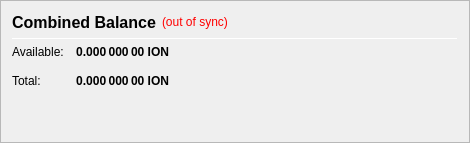
                   <widget class="QFrame" name="frame_CombinedBalances">
                    <property name="minimumSize">
                     <size>
                      <width>470</width>
                      <height>0</height>
                     </size>
                    </property>
                    <property name="frameShape">
                     <enum>QFrame::StyledPanel</enum>
                    </property>
                    <property name="frameShadow">
                     <enum>QFrame::Raised</enum>
                    </property>
                    <layout class="QVBoxLayout" name="verticalLayout_5">
                     <item>
                      <layout class="QHBoxLayout" name="horizontalLayout_5" stretch="0,0,0">
                       <item>
                        <widget class="QLabel" name="label_5z">
                         <property name="minimumSize">
                          <size>
                           <width>0</width>
                           <height>20</height>
                          </size>
                         </property>
                         <property name="font">
                          <font>
                           <pointsize>12</pointsize>
                           <weight>75</weight>
                           <bold>true</bold>
                          </font>
                         </property>
                         <property name="toolTip">
                          <string>Combined Balance (including unconfirmed and immature coins)</string>
                         </property>
                         <property name="text">
                          <string>Combined Balance</string>
                         </property>
                        </widget>
                       </item>
                       <item>
                        <widget class="QLabel" name="labelWalletStatus">
                         <property name="cursor">
                          <cursorShape>WhatsThisCursor</cursorShape>
                         </property>
                         <property name="toolTip">
                          <string>The displayed information may be out of date. Your wallet automatically synchronizes with the ION network after a connection is established, but this process has not completed yet.</string>
                         </property>
                         <property name="styleSheet">
                          <string notr="true">QLabel { color: red; }</string>
                         </property>
                         <property name="text">
                          <string notr="true">(out of sync)</string>
                         </property>
                         <property name="alignment">
                          <set>Qt::AlignLeading|Qt::AlignLeft|Qt::AlignVCenter</set>
                         </property>
                        </widget>
                       </item>
                       <item>
                        <spacer name="horizontalSpacer_1">
                         <property name="orientation">
                          <enum>Qt::Horizontal</enum>
                         </property>
                         <property name="sizeHint" stdset="0">
                          <size>
                           <width>40</width>
                           <height>20</height>
                          </size>
                         </property>
                        </spacer>
                       </item>
                      </layout>
                     </item>
                     <item>
                      <widget class="Line" name="line_CombinedBalance">
                       <property name="minimumSize">
                        <size>
                         <width>0</width>
                         <height>1</height>
                        </size>
                       </property>
                       <property name="maximumSize">
                        <size>
                         <width>16777215</width>
                         <height>1</height>
                        </size>
                       </property>
                       <property name="orientation">
                        <enum>Qt::Horizontal</enum>
                       </property>
                      </widget>
                     </item>
                     <item>
                      <layout class="QGridLayout" name="gridLayout_3">
                       <property name="spacing">
                        <number>12</number>
                       </property>
                       <item row="1" column="0">
                        <widget class="QLabel" name="labelBalanceTextz">
                         <property name="text">
                          <string>Available:</string>
                         </property>
                        </widget>
                       </item>
                       <item row="1" column="1">
                        <widget class="QLabel" name="labelBalancez">
                         <property name="font">
                          <font>
                           <weight>75</weight>
                           <bold>true</bold>
                          </font>
                         </property>
                         <property name="cursor">
                          <cursorShape>IBeamCursor</cursorShape>
                         </property>
                         <property name="toolTip">
                          <string>Your current spendable balance</string>
                         </property>
                         <property name="text">
                          <string notr="true">0.000 000 00 ION</string>
                         </property>
                         <property name="alignment">
                          <set>Qt::AlignRight|Qt::AlignTrailing|Qt::AlignVCenter</set>
                         </property>
                         <property name="textInteractionFlags">
                          <set>Qt::LinksAccessibleByMouse|Qt::TextSelectableByKeyboard|Qt::TextSelectableByMouse</set>
                         </property>
                        </widget>
                       </item>
                       <item row="2" column="0">
                        <widget class="QLabel" name="labelTotalTextz">
                         <property name="text">
                          <string>Total:</string>
                         </property>
                        </widget>
                       </item>
                       <item row="2" column="1">
                        <widget class="QLabel" name="labelTotalz">
                         <property name="font">
                          <font>
                           <weight>75</weight>
                           <bold>true</bold>
                          </font>
                         </property>
                         <property name="cursor">
                          <cursorShape>IBeamCursor</cursorShape>
                         </property>
                         <property name="toolTip">
                          <string>Total Balance, including all unavailable coins.</string>
                         </property>
                         <property name="text">
                          <string notr="true">0.000 000 00 ION</string>
                         </property>
                         <property name="alignment">
                          <set>Qt::AlignRight|Qt::AlignTrailing|Qt::AlignVCenter</set>
                         </property>
                         <property name="textInteractionFlags">
                          <set>Qt::LinksAccessibleByMouse|Qt::TextSelectableByKeyboard|Qt::TextSelectableByMouse</set>
                         </property>
                        </widget>
                       </item>
                       <item row="2" column="3">
                        <spacer name="horizontalSpacer_2">
                         <property name="orientation">
                          <enum>Qt::Horizontal</enum>
                         </property>
                         <property name="sizeHint" stdset="0">
                          <size>
                           <width>40</width>
                           <height>20</height>
                          </size>
                         </property>
                        </spacer>
                       </item>
                      </layout>
                     </item>
                     <item>
                      <spacer name="verticalSpacer_1">
                       <property name="orientation">
                        <enum>Qt::Vertical</enum>
                       </property>
                       <property name="sizeHint" stdset="0">
                        <size>
                         <width>20</width>
                         <height>40</height>
                        </size>
                       </property>
                      </spacer>
                     </item>
                    </layout>
                   </widget>
